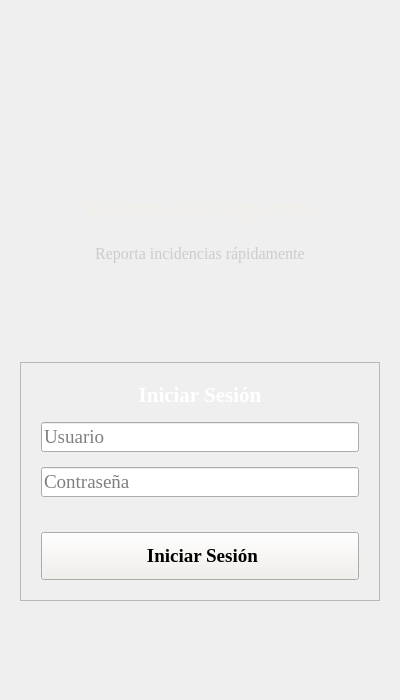
<?xml version="1.0" encoding="UTF-8"?>
<ui version="4.0">
 <class>LoginScreen</class>
 <widget class="QWidget" name="LoginScreen">
  <property name="geometry">
   <rect>
    <x>0</x>
    <y>0</y>
    <width>400</width>
    <height>700</height>
   </rect>
  </property>
  <property name="font">
   <font>
    <family>Times New Roman</family>
   </font>
  </property>
  <property name="windowTitle">
   <string>Login - Reportes</string>
  </property>
  <layout class="QVBoxLayout" name="verticalLayout">
   <property name="spacing">
    <number>20</number>
   </property>
   <property name="leftMargin">
    <number>20</number>
   </property>
   <property name="topMargin">
    <number>20</number>
   </property>
   <property name="rightMargin">
    <number>20</number>
   </property>
   <property name="bottomMargin">
    <number>20</number>
   </property>
   <item>
    <spacer name="verticalSpacer_2">
     <property name="orientation">
      <enum>Qt::Vertical</enum>
     </property>
     <property name="sizeHint" stdset="0">
      <size>
       <width>20</width>
       <height>40</height>
      </size>
     </property>
    </spacer>
   </item>
   <item>
    <widget class="QLabel" name="iconLabel">
     <property name="enabled">
      <bool>true</bool>
     </property>
     <property name="sizePolicy">
      <sizepolicy hsizetype="Preferred" vsizetype="Preferred">
       <horstretch>0</horstretch>
       <verstretch>0</verstretch>
      </sizepolicy>
     </property>
     <property name="font">
      <font>
       <family>Times New Roman</family>
       <pointsize>48</pointsize>
      </font>
     </property>
     <property name="text">
      <string/>
     </property>
     <property name="pixmap">
      <pixmap>Cyberdyne-Systems_.png</pixmap>
     </property>
     <property name="alignment">
      <set>Qt::AlignCenter</set>
     </property>
    </widget>
   </item>
   <item>
    <widget class="QLabel" name="titleLabel">
     <property name="font">
      <font>
       <pointsize>20</pointsize>
       <bold>true</bold>
      </font>
     </property>
     <property name="styleSheet">
      <string notr="true">color: #F2EFEB;</string>
     </property>
     <property name="text">
      <string>Sistema de Reportes</string>
     </property>
     <property name="alignment">
      <set>Qt::AlignCenter</set>
     </property>
    </widget>
   </item>
   <item>
    <widget class="QLabel" name="subtitleLabel">
     <property name="font">
      <font>
       <pointsize>12</pointsize>
      </font>
     </property>
     <property name="styleSheet">
      <string notr="true">color: #cccccc;</string>
     </property>
     <property name="text">
      <string>Reporta incidencias rápidamente</string>
     </property>
     <property name="alignment">
      <set>Qt::AlignCenter</set>
     </property>
    </widget>
   </item>
   <item>
    <spacer name="verticalSpacer">
     <property name="orientation">
      <enum>Qt::Vertical</enum>
     </property>
     <property name="sizeHint" stdset="0">
      <size>
       <width>20</width>
       <height>40</height>
      </size>
     </property>
    </spacer>
   </item>
   <item>
    <widget class="QFrame" name="frame_login">
     <property name="frameShape">
      <enum>QFrame::StyledPanel</enum>
     </property>
     <property name="frameShadow">
      <enum>QFrame::Raised</enum>
     </property>
     <layout class="QVBoxLayout" name="verticalLayout_2">
      <property name="spacing">
       <number>15</number>
      </property>
      <property name="leftMargin">
       <number>20</number>
      </property>
      <property name="topMargin">
       <number>20</number>
      </property>
      <property name="rightMargin">
       <number>20</number>
      </property>
      <property name="bottomMargin">
       <number>20</number>
      </property>
      <item>
       <widget class="QLabel" name="loginTitleLabel">
        <property name="font">
         <font>
          <pointsize>16</pointsize>
          <bold>true</bold>
         </font>
        </property>
        <property name="styleSheet">
         <string notr="true">color: #ffffff;</string>
        </property>
        <property name="text">
         <string>Iniciar Sesión</string>
        </property>
        <property name="alignment">
         <set>Qt::AlignCenter</set>
        </property>
       </widget>
      </item>
      <item>
       <widget class="QLineEdit" name="txt_usuario">
        <property name="font">
         <font>
          <family>Times New Roman</family>
          <pointsize>14</pointsize>
         </font>
        </property>
        <property name="placeholderText">
         <string>Usuario</string>
        </property>
       </widget>
      </item>
      <item>
       <widget class="QLineEdit" name="contra">
        <property name="font">
         <font>
          <family>Times New Roman</family>
          <pointsize>14</pointsize>
         </font>
        </property>
        <property name="echoMode">
         <enum>QLineEdit::Password</enum>
        </property>
        <property name="placeholderText">
         <string>Contraseña</string>
        </property>
       </widget>
      </item>
      <item>
       <spacer name="verticalSpacer_3">
        <property name="orientation">
         <enum>Qt::Vertical</enum>
        </property>
        <property name="sizeHint" stdset="0">
         <size>
          <width>20</width>
          <height>20</height>
         </size>
        </property>
       </spacer>
      </item>
      <item>
       <widget class="QPushButton" name="iniciosesion">
        <property name="font">
         <font>
          <family>Times New Roman</family>
          <pointsize>14</pointsize>
          <bold>true</bold>
         </font>
        </property>
        <property name="styleSheet">
         <string notr="true">background-color: #F2EFEB; color: black; padding: 12px;</string>
        </property>
        <property name="text">
         <string> Iniciar Sesión</string>
        </property>
       </widget>
      </item>
     </layout>
    </widget>
   </item>
   <item>
    <spacer name="verticalSpacer_4">
     <property name="orientation">
      <enum>Qt::Vertical</enum>
     </property>
     <property name="sizeHint" stdset="0">
      <size>
       <width>20</width>
       <height>40</height>
      </size>
     </property>
    </spacer>
   </item>
  </layout>
 </widget>
 <resources/>
 <connections/>
</ui>
